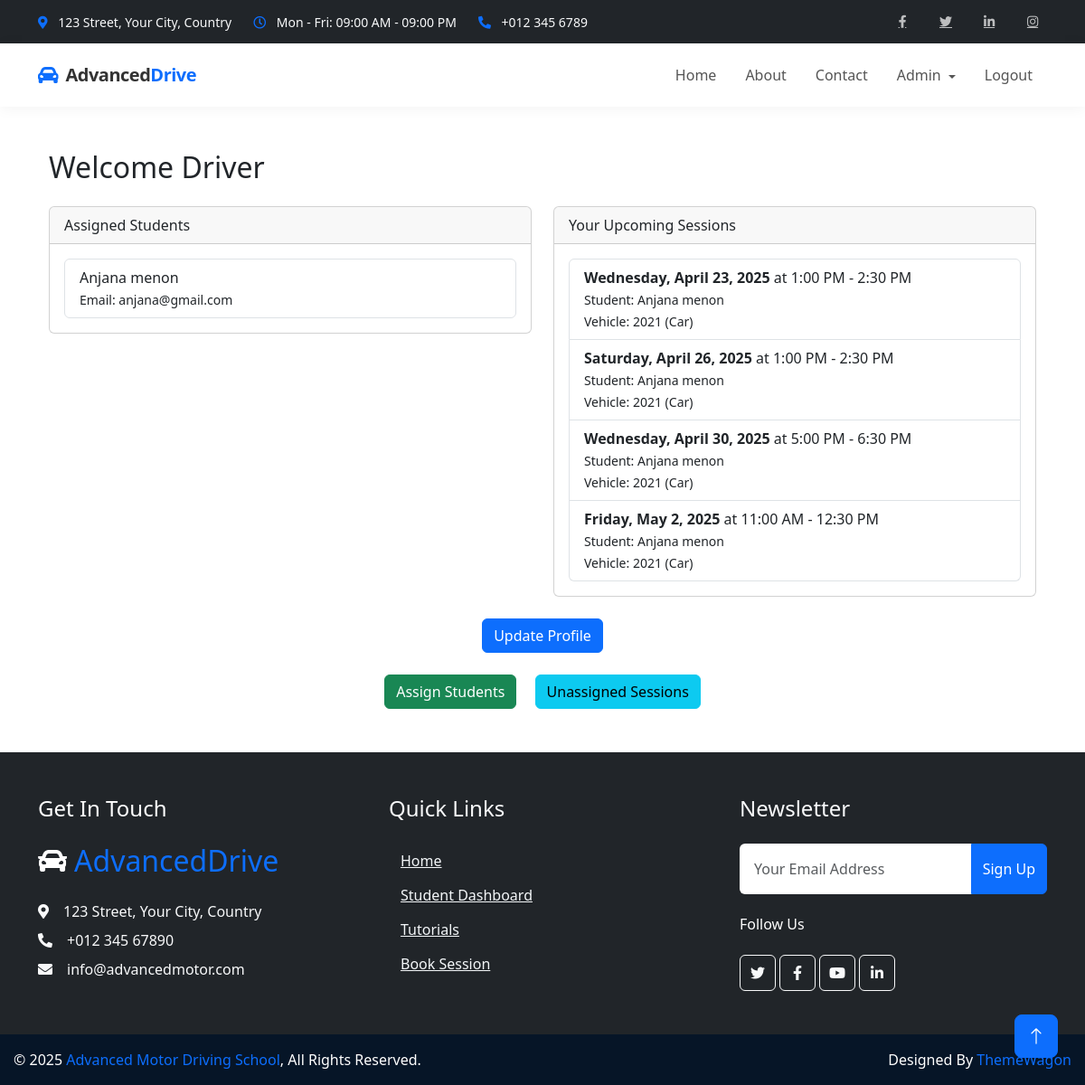
Screenshot of /trainer/ (signed in) with the database file from the repository.
### trainers/models.py (models this page shows, shortened)
class Trainer(models.Model):
    user = models.OneToOneField(
        settings.AUTH_USER_MODEL,
        on_delete=models.CASCADE,
        related_name='driving_trainer_profile'
    )
    SPECIALIZATION_CHOICES = [
        ('CAR', 'Car'),
        ('SCOOTY', 'Scooty'),
        ('BOTH', 'Both Car and Scooty'),
        ('HEAVY','HEAVY'),
        ('OTHER', 'Other')
    ]
    specialization = models.CharField(
        max_length=10,
        choices=SPECIALIZATION_CHOICES,
        default='BOTH'
    )
    experience = models.PositiveIntegerField(
        validators=[MinValueValidator(0)],
        default=0,
        help_text="Years of experience as a driving trainer"
    )
    AVAILABILITY_CHOICES = [
        ('WEEKDAY', 'Weekdays Only'),
        ('WEEKEND', 'Weekends Only'),
        ('MORNING', 'Morning Shifts Only'),
        ('EVENING', 'Evening Shifts Only'),
        ('FLEXIBLE', 'Flexible Schedule'),
        ('CUSTOM', 'Custom Schedule')
    ]
    availability = models.CharField(
        max_length=10,
        choices=AVAILABILITY_CHOICES,
        default='FLEXIBLE'
    )
    is_remote = models.BooleanField(
        default=False,
        help_text="Whether this trainer provides remote training services"
    )
    service_area = models.CharField(
        max_length=255,
        blank=True,
        null=True,
        help_text="Geographic areas where remote training is available"
    )
    max_students = models.PositiveIntegerField(
        default=10,
        validators=[MinValueValidator(1)],
        help_text="Maximum number of students this trainer can handle at once"
    )
    date_joined = models.DateField(
        default=timezone.now,
        help_text="Date when the trainer joined the driving school"
    )
    license_number = models.CharField(
        max_length=50,
        blank=True,
        null=True,
        help_text="Trainer's driving license number"
    )
    notes = models.TextField(
        blank=True,
        null=True,
        help_text="Additional notes about the trainer"
    )
    is_active = models.BooleanField(
        default=True,
        help_text="Whether this trainer is currently active"
    )
    class Meta:
        ordering = ['-experience', 'user__last_name']

### students/models.py (models this page shows, shortened)
class Student(models.Model):
    STUDENT_TYPES = (
        ('local', 'Local Student'),
        ('remote', 'Remote Student'),
    )
    user = models.OneToOneField(
        settings.AUTH_USER_MODEL,
        on_delete=models.CASCADE,
        related_name='student_profile'
    )
    trainer = models.ForeignKey(
        Trainer,
        on_delete=models.CASCADE,
        null=True,
        blank=True,
        related_name='student_set'
    )
    vehicle = models.ForeignKey(
        Vehicle,
        on_delete=models.CASCADE,
        null=True,
        blank=True,
        related_name='student_assignments'
    )
    address = models.TextField()
    phone_number_validator = RegexValidator(regex=r'^\+?\d{10,15}$', message="Phone number must be in a valid format.")
    phone_number = models.CharField(max_length=15, validators=[phone_number_validator])
    emergency_contact = models.CharField(max_length=15, blank=True, null=True, validators=[phone_number_validator])
    student_type = models.CharField(max_length=10, choices=STUDENT_TYPES, default='local')
    registration_date = models.DateTimeField(auto_now_add=True)
    has_purchased_session = models.BooleanField(default=False)

class TrainingSession(models.Model):
    TIME_SLOTS = (
        ('7:00 AM - 8:30 AM', '7:00 AM - 8:30 AM'),
        ('9:00 AM - 10:30 AM', '9:00 AM - 10:30 AM'),
        ('11:00 AM - 12:30 PM', '11:00 AM - 12:30 PM'),
        ('1:00 PM - 2:30 PM', '1:00 PM - 2:30 PM'),
        ('3:00 PM - 4:30 PM', '3:00 PM - 4:30 PM'),
        ('5:00 PM - 6:30 PM', '5:00 PM - 6:30 PM'),
    )
    student = models.ForeignKey(Student, on_delete=models.CASCADE, related_name='sessions')
    trainer = models.ForeignKey(Trainer, on_delete=models.CASCADE, related_name='sessions_trainer', null=True, blank=True)
    vehicle = models.ForeignKey(Vehicle, on_delete=models.CASCADE, related_name='sessions_vehicle', null=True, blank=True)
    student_package = models.ForeignKey(StudentPackage, on_delete=models.CASCADE, null=True, blank=True)
    session_date = models.DateField()
    time_slot = models.CharField(max_length=20, choices=TIME_SLOTS)
    completed = models.BooleanField(default=False)
    notes = models.TextField(blank=True, null=True)
    class Meta:
        unique_together = [
            ('trainer', 'session_date', 'time_slot'),
            ('student', 'session_date', 'time_slot')  # ✅ Optional but useful
        ]

### vehicles/models.py (models this page shows, shortened)
class Vehicle(models.Model):
    VEHICLE_TYPES = (
        ('CAR', 'Car'),
        ('SCOOTY', 'Scooty'),
        ('OTHER', 'Other'),
        ('HEAVY','HEAVY'),
        ('SCOOTY&CAR','SCOOTY & CAR')
    )
    vehicle_number = models.CharField(max_length=20, unique=True)
    make = models.CharField(max_length=50)
    model = models.CharField(max_length=100)
    vehicle_type = models.CharField(max_length=10, choices=VEHICLE_TYPES)
    purchased_year = models.PositiveIntegerField()
    registration_expiry = models.DateField(null=True, blank=True)
    insurance_expiry = models.DateField(null=True, blank=True)
    seating_capacity = models.PositiveIntegerField(default=2)
    last_service_date = models.DateField(null=True, blank=True)
    next_service_due = models.DateField(null=True, blank=True)
    odometer_reading = models.PositiveIntegerField(default=0)
    is_active = models.BooleanField(default=True)
    created_at = models.DateTimeField(auto_now_add=True)
    updated_at = models.DateTimeField(auto_now=True)

### trainers/views.py (the view)
# urls.py: path('', views.trainer_dashboard, name='dashboard'),
@login_required
def trainer_dashboard(request):
    trainer = get_object_or_404(Trainer, user=request.user)
    assigned_students = trainer.student_set.all()
    from students.models import TrainingSession  # if your session model is named this
    upcoming_sessions = TrainingSession.objects.filter(trainer=trainer, session_date__gte=timezone.now()).order_by('session_date')[:5]
    return render(request, 'trainers/dashboard.html', {
        'trainer': trainer,
        'assigned_students': assigned_students,
        'upcoming_sessions': upcoming_sessions
    })

### trainers/templates/trainers/dashboard.html
{% extends 'base.html' %}
{% block content %}
<div class="container">
  <h2>Welcome {{ trainer.user.first_name }}</h2>
  <div class="row mt-4">
    <div class="col-md-6">
      <div class="card">
        <div class="card-header">
          Assigned Students
        </div>
        <div class="card-body">
          {% if assigned_students %}
            <ul class="list-group">
              {% for student in assigned_students %}
                <li class="list-group-item">
                  {{ student.user.get_full_name }} <br>
                  <small>Email: {{ student.user.email }}</small>
                </li>
              {% endfor %}
            </ul>
          {% else %}
            <p>No students have been assigned to you yet.</p>
          {% endif %}
        </div>
      </div>
    </div>
    <div class="col-md-6">
      <div class="card">
        <div class="card-header">
          Your Upcoming Sessions
        </div>
        <div class="card-body">
          {% if upcoming_sessions %}
            <ul class="list-group">
              {% for session in upcoming_sessions %}
                <li class="list-group-item">
                  <strong>{{ session.session_date|date:"l, F j, Y" }}</strong> at {{ session.get_time_slot_display }}
                  <br>
                  <small>Student: {{ session.student.user.get_full_name }}</small>
                  <br>
                  <small>Vehicle: {{ session.vehicle.model }} ({{ session.vehicle.get_vehicle_type_display }})</small>
                </li>
              {% endfor %}
            </ul>
          {% else %}
            <p>You have no upcoming sessions scheduled.</p>
          {% endif %}
        </div>
      </div>
    </div>
  </div>
  <div class="row mt-4">
    <div class="col-md-12 text-center">
      <a href="{% url 'trainers:trainer_update' trainer.id %}" class="btn btn-primary">Update Profile</a>
    </div>
  </div>
</div>
<div class="row mt-4">
  <div class="col-md-12 text-center">
    <a href="{% url 'trainers:students_to_assign' trainer_id=trainer.id %}" class="btn btn-success mx-2">
      Assign Students
    </a>
    <a href="{% url 'trainers:unassigned_sessions' %}" class="btn btn-info mx-2">
      Unassigned Sessions
    </a>
  </div>
</div>
{% endblock %}

### static/css/style.css (style rules this page uses)
:root { --primary: #F3BD00; --secondary: #757575; --light: #F3F6F8; --dark: #0C2B4B; }
.btn { font-weight: 500; transition: .5s; }
.btn.btn-primary, .btn.btn-outline-primary:hover { color: #FFFFFF; }

### templates/base.html (style rules this page uses)
html, body { height: 100%; margin: 0; padding: 0; display: flex; flex-direction: column; }

### rows the page displays
Trainer: user.first_name "Driver"
Student: user.get_full_name "Anjana menon", user.email "anjana@gmail.com"
TrainingSession: session_date "Wednesday, April 23, 2025", time_slot "1:00 PM - 2:30 PM", student.user.get_full_name "Anjana menon", vehicle.model "2021", vehicle.vehicle_type "Car"
TrainingSession: session_date "Saturday, April 26, 2025", time_slot "1:00 PM - 2:30 PM", student.user.get_full_name "Anjana menon", vehicle.model "2021", vehicle.vehicle_type "Car"
TrainingSession: session_date "Wednesday, April 30, 2025", time_slot "5:00 PM - 6:30 PM", student.user.get_full_name "Anjana menon", vehicle.model "2021", vehicle.vehicle_type "Car"
TrainingSession: session_date "Friday, May 2, 2025", time_slot "11:00 AM - 12:30 PM", student.user.get_full_name "Anjana menon", vehicle.model "2021", vehicle.vehicle_type "Car"
